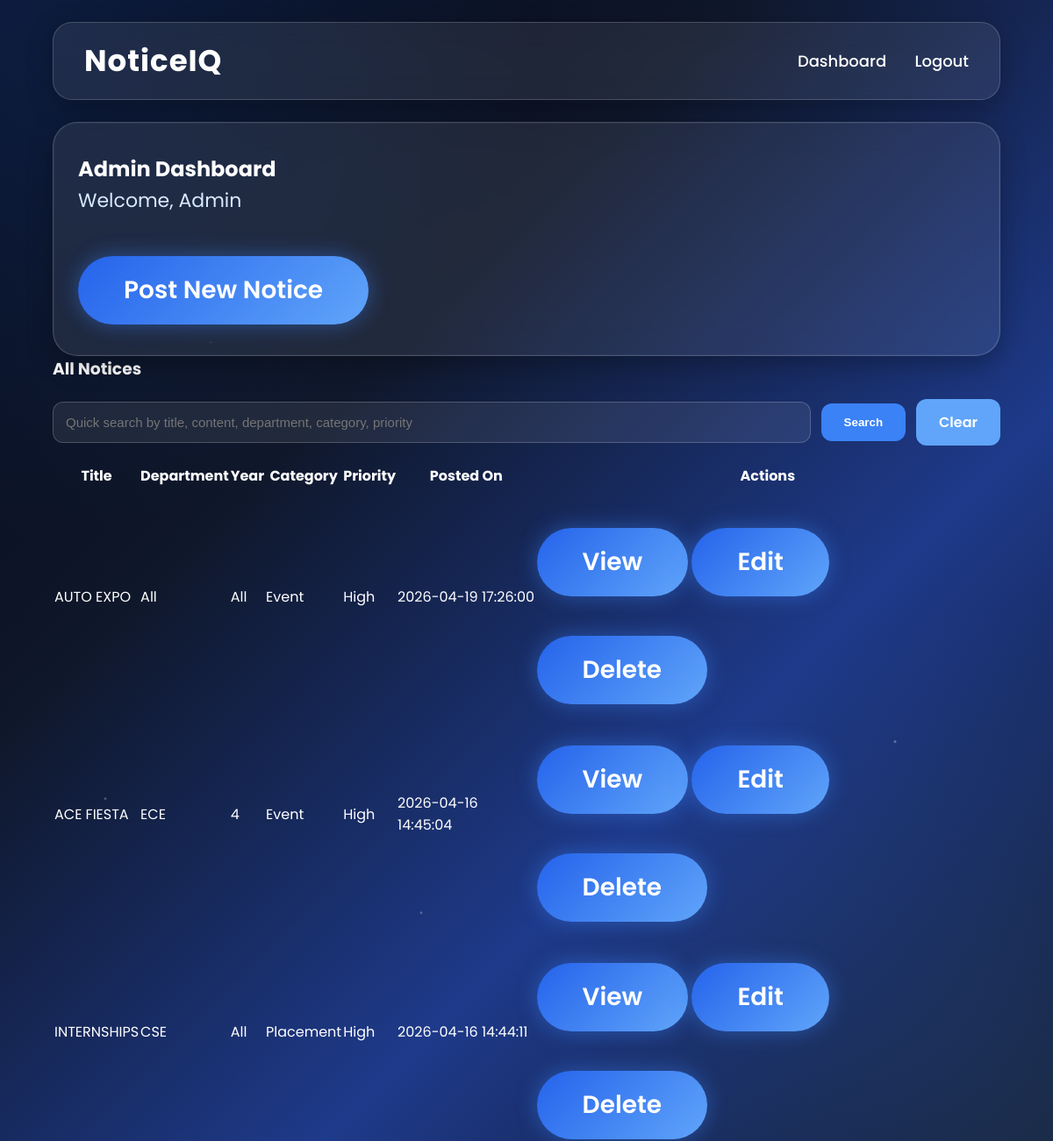
The page /admin (signed in) on the database its author committed.
### tables this page shows
CREATE TABLE notices (
            id INTEGER PRIMARY KEY AUTOINCREMENT,
            title TEXT NOT NULL,
            content TEXT NOT NULL,
            department TEXT NOT NULL,
            year TEXT NOT NULL,
            category TEXT NOT NULL,
            priority TEXT NOT NULL,
            created_at TEXT NOT NULL,
            posted_by TEXT NOT NULL
        , attachment_name TEXT, attachment_path TEXT);

### app.py (the view, shortened to what this page needs)
@app.route("/admin")
@login_required(role="admin")
def admin_dashboard():
    search = request.args.get("search", "").strip()
    query = """
        SELECT * FROM notices
        WHERE 1=1
    """
    params = []
    query += """
        ORDER BY
        CASE priority
            WHEN 'High' THEN 1
            WHEN 'Medium' THEN 2
            ELSE 3
        END,
        datetime(created_at) DESC
    """
    conn = get_db_connection()
    notices = conn.execute(query, params).fetchall()
    conn.close()
    return render_template(
        "admin_dashboard.html",
        title="Admin Dashboard",
        notices=notices,
        search=search
    )

### app.py (called while the page is built)
def get_db_connection():
    conn = sqlite3.connect(DB_NAME)
    conn.row_factory = sqlite3.Row
    return conn

def login_required(role=None):
    def decorator(f):
        @wraps(f)
        def wrapped(*args, **kwargs):
            if "user_id" not in session:
                flash("Please login first.")
                return redirect(url_for("login"))
            if role and session.get("role") != role:
                flash("You are not allowed to access that page.")
                return redirect(url_for("dashboard"))
            return f(*args, **kwargs)
        return wrapped
    return decorator

### templates/admin_dashboard.html (shortened to what this page needs)
{% extends "base.html" %}
{% block content %}
<div class="card">
    <h2>Admin Dashboard</h2>
    <p class="muted">Welcome, {{ session.get('name') }}</p>
    <a class="btn" href="{{ url_for('post_notice') }}">Post New Notice</a>
</div>
<h3>All Notices</h3>
<form method="GET" style="margin:20px 0;">
    <div style="display:flex; gap:12px; align-items:center; flex-wrap:nowrap;">
        <input
            type="text"
            name="search"
            value="{{ search }}"
            placeholder="Quick search by title, content, department, category, priority"
            style="
                flex:1;
                padding:14px;
                border-radius:12px;
                border:1px solid rgba(255,255,255,0.2);
                background:rgba(255,255,255,0.08);
                color:white;
                min-width:0;
            "
        >
        <button type="submit"
            style="
                padding:14px 26px;
                border:none;
                border-radius:12px;
                background:#3b82f6;
                color:white;
                font-weight:600;
                cursor:pointer;
                white-space:nowrap;
            ">
            Search
        </button>
        <a href="{{ url_for('admin_dashboard') }}"
           style="
                padding:14px 26px;
                border-radius:12px;
                background:#60a5fa;
                color:white;
                text-decoration:none;
                font-weight:600;
                white-space:nowrap;
                display:inline-block;
           ">
           Clear
        </a>
    </div>
</form>
<table>
    <thead>
        <tr>
            <th>Title</th>
            <th>Department</th>
            <th>Year</th>
            <th>Category</th>
            <th>Priority</th>
            <th>Posted On</th>
            <th>Actions</th>
        </tr>
    </thead>
    <tbody>
        {% if notices %}
            {% for notice in notices %}
            <tr>
                <td>{{ notice.title }}</td>
                <td>{{ notice.department }}</td>
                <td>{{ notice.year }}</td>
                <td>{{ notice.category }}</td>
                <td>{{ notice.priority }}</td>
                <td>{{ notice.created_at }}</td>
                <td class="actions">
                    <a class="btn btn-secondary" href="{{ url_for('view_notice', notice_id=notice.id) }}">View</a>
                    <a class="btn" href="{{ url_for('edit_notice', notice_id=notice.id) }}">Edit</a>
                    <a class="btn btn-danger" href="{{ url_for('delete_notice', notice_id=notice.id) }}" onclick="return confirm('Delete this notice?')">Delete</a>
                </td>
            </tr>
            {% endfor %}
        {% else %}
            <tr>
                <td colspan="7" class="empty">No notices posted yet.</td>
            </tr>
        {% endif %}
    </tbody>
</table>
{% endblock %}

### templates/base.html (shortened to what this page needs)
<!DOCTYPE html>
<html lang="en">
<head>
    <link rel="stylesheet" href="{{ url_for('static', filename='style.css') }}">
</head>
<body>
    <div class="navbar">
        <div><strong>NoticeIQ</strong></div>
        <div>
            {% if session.get('user_id') %}
                <a href="{{ url_for('dashboard') }}">Dashboard</a>
                <a href="{{ url_for('logout') }}">Logout</a>
            {% else %}
                <a href="{{ url_for('home') }}">Home</a>
                <a href="{{ url_for('login') }}">Login</a>
                <a href="{{ url_for('register') }}">Register</a>
            {% endif %}
        </div>
    </div>
    <div class="container">
        {% block content %}{% endblock %}
    </div>
</body>
</html>

### static/style.css (style rules this page uses)
* { margin:0; padding:0; box-sizing:border-box; }
body { font-family:'Poppins',sans-serif; min-height:100vh; color:white; overflow-x:hidden; background: radial-gradient(circle at top left, rgba(59,130,246,0.18), transparent 35%), radial-gradient(circle at bottom right, rgba(96,165,250,0.15), transparent 35%), linear-gradient(135deg,#020617,#0f172a,#1e3a8a,#0f172a); background-size:cover; background-attachment:fixed; }
body::before { content:""; position:fixed; inset:0; background-image: radial-gradient(2px 2px at 20% 30%, rgba(255,255,255,.6), transparent), radial-gradient(2px 2px at 70% 20%, rgba(255,255,255,.5), transparent), radial-gradient(2px 2px at 40% 80%, rgba(255,255,255,.4), transparent), radial-gradient(2px 2px at 85% 65%, rgba(255,255,255,.5), transparent), radial-gradient(2px 2px at 10% 70%, rgba(255,255,255,.4), transparent); z-index:-2; }
.navbar { width:90%; margin:25px auto; padding:18px 35px; display:flex; justify-content:space-between; align-items:center; border-radius:22px; background:rgba(255,255,255,0.08); backdrop-filter:blur(14px); border:1px solid rgba(255,255,255,0.18); box-shadow:0 8px 30px rgba(0,0,0,0.25); }
.navbar strong { font-size:34px; font-weight:700; letter-spacing:1px; }
.navbar a { color:white; text-decoration:none; margin-left:28px; font-size:18px; font-weight:500; transition:.3s; }
.container { width:90%; max-width:1300px; margin:auto; }
.card { padding:35px 28px; border-radius:28px; text-align:left; background:rgba(255,255,255,0.08); backdrop-filter:blur(16px); border:1px solid rgba(255,255,255,0.18); box-shadow: inset 0 0 0 1px rgba(255,255,255,0.04), 0 10px 30px rgba(0,0,0,0.28); transition:.35s ease; }
.card p { font-size:22px; color:#dbeafe; line-height:1.7; }
.btn { display:inline-block; margin-top:45px; padding:18px 52px; border-radius:999px; text-decoration:none; color:white; font-size:28px; font-weight:600; transition:.3s; background:linear-gradient(135deg,#2563eb,#60a5fa); box-shadow:0 0 25px rgba(59,130,246,.45); }
form { display:flex; flex-direction:column; gap:10px; }
input, textarea, select { width:100%; padding:14px 16px; border-radius:16px; border:1px solid rgba(255,255,255,0.10); background:rgba(255,255,255,0.08); color:white; font-size:15px; outline:none; }

### rows shown on the page
notices: title "AUTO EXPO", department "All", year "All", category "Event", priority "High", created_at "2026-04-19 17:26:00"
notices: title "ACE FIESTA", department "ECE", year "4", category "Event", priority "High", created_at "2026-04-16 14:45:04"
notices: title "INTERNSHIPS", department "CSE", year "All", category "Placement", priority "High", created_at "2026-04-16 14:44:11"

### other values the page prints
{{ session.get('name') }} "Admin"
